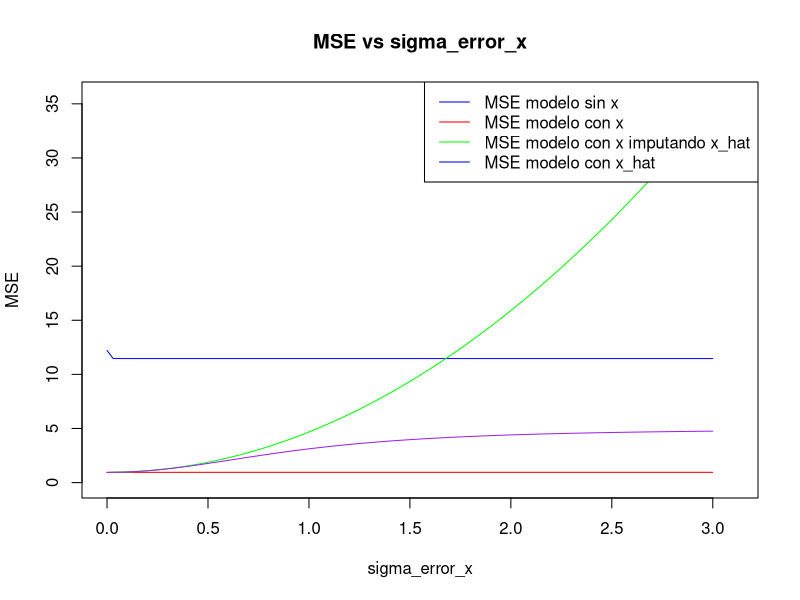

This chart was generated by the following R code:

library(tidyverse)


mean_squared_error <- function(x, y) {
  mean((x - y)^2)
}


### Generación datos mock
make_mock_data <- function(
    N = 100, alpha = 1, beta = 2, gamma = 3, sigma_epsilon = 1.0,
    sigma_x = 1.0, sigma_z = 1.0, sigma_error_x= 0.0, seed = 2025
    ) {

        if (!is.null(seed)) {
            set.seed(seed)
        }

        x <- rnorm(N, 0, sigma_x)
        z <- rnorm(N, 0, sigma_z)
        x_hat <- rnorm(N, x, sigma_error_x)
        y <- rnorm(N, alpha + beta*x + gamma*z, sigma_epsilon)

        the_tibble = tibble(
            x = x,
            z = z,
            x_hat = x_hat,
            y = y
        )

        m_0 <- lm(y ~ 1, the_tibble)
        m_1x <- lm(y ~ x + z, the_tibble)
        m_1x_hat <- lm(y ~ x_hat + z, the_tibble)

        the_tibble <- the_tibble %>%
            mutate(
            f_0 = predict(m_0, the_tibble),
            f_1x = predict(m_1x, the_tibble),
            f_1x_x_hat = predict(m_1x, the_tibble %>% select(x = x_hat, z)),
            f_1x_hat_x_hat = predict(m_1x_hat, the_tibble)
            )

        mse_0 <- mean_squared_error(the_tibble$f_0, the_tibble$y)
        mse_1x <- mean_squared_error(the_tibble$f_1x, the_tibble$y)
        mse_1x_x_hat <- mean_squared_error(the_tibble$f_1x_x_hat, the_tibble$y)
        mse_1x_hat_x_hat <- mean_squared_error(the_tibble$f_1x_hat_x_hat, the_tibble$y)

        out <- list(
            tibble = the_tibble,
            m_0 = m_0,
            m_1x = m_1x,
            m_1x_hat = m_1x_hat,
            mse_0 = mse_0,
            mse_1x = mse_1x,
            mse_1x_x_hat = mse_1x_x_hat,
            mse_1x_hat_x_hat = mse_1x_hat_x_hat
        )

        return(out)
}

# Entre usar x_hat y eliminar la variable
# Mejor
make_mock_data(sigma_error_x = 1000)

# Initializae empty list with 10 elements
res_list <- vector("list", 100)
sigmas_error_x <- seq(0, 3, length.out = 100)
for (i in 1:100) {
  aux <- make_mock_data(sigma_error_x = sigmas_error_x[i])
  res_list[[i]] <- c(
    sigma_error_x = sigmas_error_x[i],
    mse_0 = aux$mse_0, 
    mse_1x = aux$mse_1x, 
    mse_1x_x_hat = aux$mse_1x_x_hat,
    mse_1x_hat_x_hat = aux$mse_1x_hat_x_hat
    )
}

res <- sapply(res_list, function(x) {x}) %>% t

res

plot(res[, "sigma_error_x"], res[, "mse_0"],
     type = "l", col = "blue",
     xlab = "sigma_error_x", ylab = "MSE",
     main = "MSE vs sigma_error_x",
     xlim = c(0, max(res[, "sigma_error_x"]) + 0.1),
     ylim = c(0, max(res[, c("mse_0", "mse_1x", "mse_1x_x_hat", "mse_1x_hat_x_hat")]) + 1))
lines(res[, "sigma_error_x"], res[, "mse_1x"], col = "red")
lines(res[, "sigma_error_x"], res[, "mse_1x_x_hat"], col = "green")
lines(res[, "sigma_error_x"], res[, "mse_1x_hat_x_hat"], col = "purple")
legend("topright",
       legend = c("MSE modelo sin x",
                  "MSE modelo con x",
                  "MSE modelo con x imputando x_hat",
                  "MSE modelo con x_hat"),
       col = c("blue", "red", "green"), lty = 1)

res2 <- make_mock_data(sigma_error_x = sigmas_error_x[i])


beta_hat <- res2$m_1x$coefficients[2]
mejora <- (res2$mse_0 - res2$mse_1x)

umbral_mse <- (mejora / beta_hat^2)^.5

umbral_mse